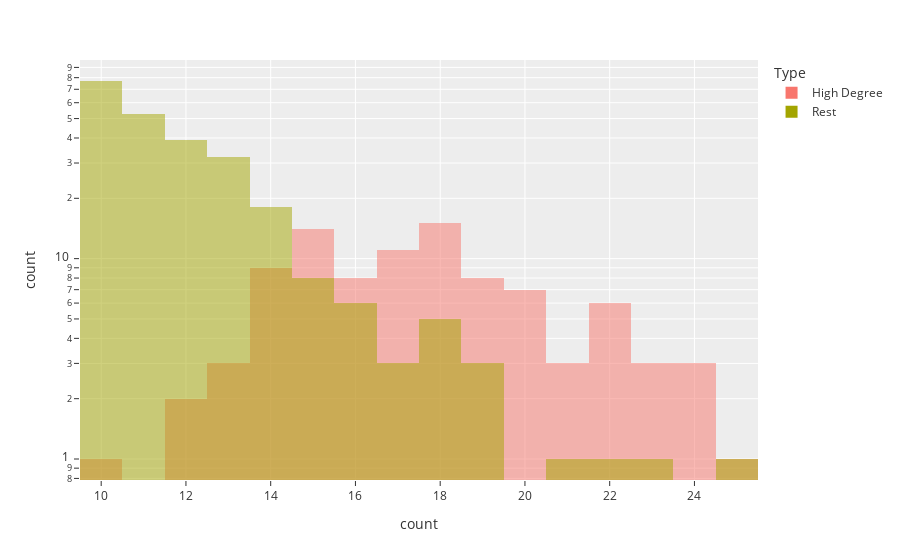

Notebook code for this chart:
### Code cell
tst_df = dmy_df.loc[list(sel_com_genes.index) + list(rest_mutated.index)]
tst_df["r_median_std"] = tst_df["median"] / tst_df["std"]
tst_df["degree_t"] = network_stats["degree_t"]
tst_df = tst_df[tst_df["count"] <= 25]
fig = px.histogram(tst_df, x="count", color="Type", log_y=True, barmode="overlay", hover_data="Label")
fig.show()

### Figure 1 — Plotly figure (JSON) as saved in the notebook; plotly's stock layout.template omitted (floating-point values rounded to 4 significant figures; data arrays with more than 128 entries replaced by an {"elided": "..."} marker saying what was removed)
{"data": [{"alignmentgroup": "True", "bingroup": "x", "hovertemplate": "Type=High Degree<br>count=%{y}<extra></extra>", "legendgroup": "High Degree", "marker": {"color": "#F8766D", "opacity": 0.5, "pattern": {"shape": ""}}, "name": "High Degree", "offsetgroup": "High Degree", "orientation": "v", "showlegend": true, "type": "histogram", "x": [16, 23, 20, 19, 21, 21, 20, 22, 21, 18, 20, 22, 18, 18, 20, 18, 16, 14, 24, 17, 18, 17, 16, 16, 23, 19, 18, 15, 22, 17, 16, 22, 17, 13, 15, 17, 25, 14, 18, 19, 23, 19, 17, 18, 22, 18, 17, 17, 18, 14, 17, 15, 24, 18, 17, 16, 18, 18, 19, 18, 17, 20, 15, 20, 20, 24, 14, 19, 19, 22, 15, 16, 14, 16, 12, 13, 15, 15, 13, 15, 14, 14, 14, 19, 15, 15, 18, 14, 15, 15, 12, 15, 10, 15], "xaxis": "x", "yaxis": "y"}, {"alignmentgroup": "True", "bingroup": "x", "hovertemplate": "Type=Rest<br>count=%{y}<extra></extra>", "legendgroup": "Rest", "marker": {"color": "#A3A500", "opacity": 0.5, "pattern": {"shape": ""}}, "name": "Rest", "offsetgroup": "Rest", "orientation": "v", "showlegend": true, "type": "histogram", "x": {"elided": "248 int values"}, "xaxis": "x", "yaxis": "y"}], "layout": {"barmode": "overlay", "legend": {"title": {"text": "Type"}, "tracegroupgap": 0}, "margin": {"t": 60}, "xaxis": {"anchor": "y", "domain": [0, 1], "title": {"text": "count"}}, "yaxis": {"anchor": "x", "domain": [0, 1], "title": {"text": "count"}, "type": "log"}}}
